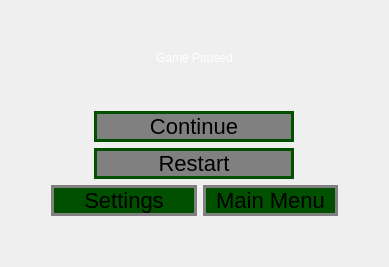
      <widget class="QWidget" name="page_6">
       <layout class="QVBoxLayout" name="verticalLayout_10">
        <item>
         <spacer name="verticalSpacer_12">
          <property name="orientation">
           <enum>Qt::Vertical</enum>
          </property>
          <property name="sizeHint" stdset="0">
           <size>
            <width>20</width>
            <height>40</height>
           </size>
          </property>
         </spacer>
        </item>
        <item>
         <layout class="QVBoxLayout" name="verticalLayout_9">
          <item alignment="Qt::AlignHCenter|Qt::AlignVCenter">
           <widget class="QLabel" name="label_5">
            <property name="styleSheet">
             <string notr="true">font: 700 40pt &quot;Baskerville&quot;;
color: rgb(255, 255, 255);</string>
            </property>
            <property name="text">
             <string>Game Paused</string>
            </property>
           </widget>
          </item>
          <item>
           <spacer name="verticalSpacer_11">
            <property name="orientation">
             <enum>Qt::Vertical</enum>
            </property>
            <property name="sizeHint" stdset="0">
             <size>
              <width>20</width>
              <height>40</height>
             </size>
            </property>
           </spacer>
          </item>
          <item alignment="Qt::AlignHCenter">
           <widget class="QPushButton" name="continueButton">
            <property name="minimumSize">
             <size>
              <width>200</width>
              <height>0</height>
             </size>
            </property>
            <property name="maximumSize">
             <size>
              <width>200</width>
              <height>16777215</height>
             </size>
            </property>
            <property name="styleSheet">
             <string notr="true">QPushButton{background-color:grey;
	font: 700 22pt &quot;Baskerville&quot;;
border: 3px solid rgb(0,80,0);
border-radius: 17px;
padding: 0 10px;
font-size: 22px;}
QPushButton:hover { background-color:rgb(0, 80, 0);}</string>
            </property>
            <property name="text">
             <string>Continue</string>
            </property>
           </widget>
          </item>
          <item alignment="Qt::AlignHCenter">
           <widget class="QPushButton" name="restartButton_2">
            <property name="minimumSize">
             <size>
              <width>200</width>
              <height>0</height>
             </size>
            </property>
            <property name="maximumSize">
             <size>
              <width>200</width>
              <height>16777215</height>
             </size>
            </property>
            <property name="styleSheet">
             <string notr="true">QPushButton{background-color:grey;
	font: 700 22pt &quot;Baskerville&quot;;
border: 3px solid rgb(0,80,0);
border-radius: 17px;
padding: 0 10px;
font-size: 22px;}
QPushButton:hover { background-color:rgb(0, 80, 0);}</string>
            </property>
            <property name="text">
             <string>Restart</string>
            </property>
           </widget>
          </item>
          <item>
           <layout class="QHBoxLayout" name="horizontalLayout_19">
            <item>
             <spacer name="horizontalSpacer_35">
              <property name="orientation">
               <enum>Qt::Horizontal</enum>
              </property>
              <property name="sizeHint" stdset="0">
               <size>
                <width>40</width>
                <height>20</height>
               </size>
              </property>
             </spacer>
            </item>
            <item alignment="Qt::AlignRight">
             <widget class="QPushButton" name="setttingButton_3">
              <property name="minimumSize">
               <size>
                <width>146</width>
                <height>0</height>
               </size>
              </property>
              <property name="maximumSize">
               <size>
                <width>150</width>
                <height>16777215</height>
               </size>
              </property>
              <property name="styleSheet">
               <string notr="true">QPushButton{background-color:rgb(0,80,0);
	font: 700 22pt &quot;Baskerville&quot;;
border: 3px solid grey;
border-radius: 17px;
padding: 0 10px;
font-size: 22px;}
QPushButton:hover { background-color:grey;}</string>
              </property>
              <property name="text">
               <string>Settings</string>
              </property>
             </widget>
            </item>
            <item alignment="Qt::AlignLeft">
             <widget class="QPushButton" name="mainMenuButton_2">
              <property name="maximumSize">
               <size>
                <width>150</width>
                <height>16777215</height>
               </size>
              </property>
              <property name="styleSheet">
               <string notr="true">QPushButton{background-color:rgb(0,80,0);
	font: 700 22pt &quot;Baskerville&quot;;
border: 3px solid grey;
border-radius: 17px;
padding: 0 10px;
font-size: 22px;}
QPushButton:hover { background-color:grey;}</string>
              </property>
              <property name="text">
               <string>Main Menu</string>
              </property>
             </widget>
            </item>
            <item>
             <spacer name="horizontalSpacer_36">
              <property name="orientation">
               <enum>Qt::Horizontal</enum>
              </property>
              <property name="sizeHint" stdset="0">
               <size>
                <width>40</width>
                <height>20</height>
               </size>
              </property>
             </spacer>
            </item>
           </layout>
          </item>
         </layout>
        </item>
        <item>
         <spacer name="verticalSpacer_16">
          <property name="orientation">
           <enum>Qt::Vertical</enum>
          </property>
          <property name="sizeHint" stdset="0">
           <size>
            <width>20</width>
            <height>40</height>
           </size>
          </property>
         </spacer>
        </item>
       </layout>
      </widget>
